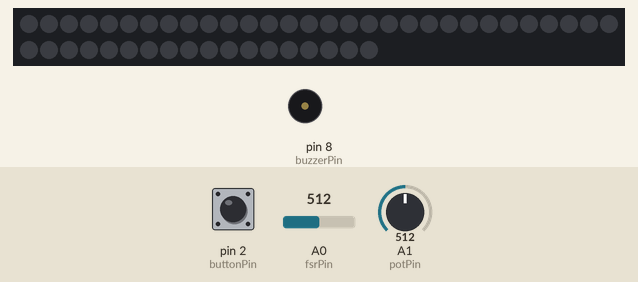
Bench run of a sketch on a simulated Arduino Uno, built with avr-gcc and run on an emulated ATmega328P. Shown: 48 RGB LEDs in strip order, left to right, continuing on the next row, buzzer (waves = sounding). The inputs (shaded band) are chosen by the test bench; at power-on: pin 2 (buttonPin) HIGH, A0 (fsrPin) = 512, A1 (potPin) = 512. Dim RGB values are drawn brighter than linear; the audio player accepts every command and is not drawn; what the sketch prints to the serial monitor is not drawn.

Above: at 3.7 s.
3.8 s: pin 2 (buttonPin) pulled LOW for 0.15 s
At 4.52 s:
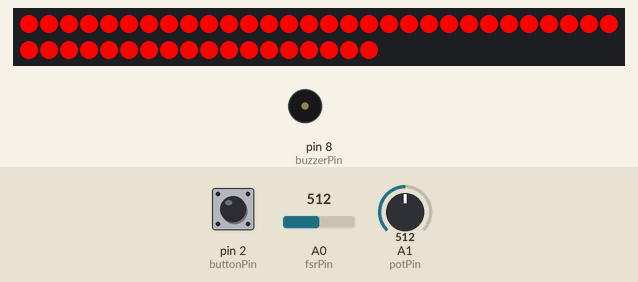
5.6 s: A0 (fsrPin) set to 318
7.1 s: A0 (fsrPin) set to 290
At 9.1 s:
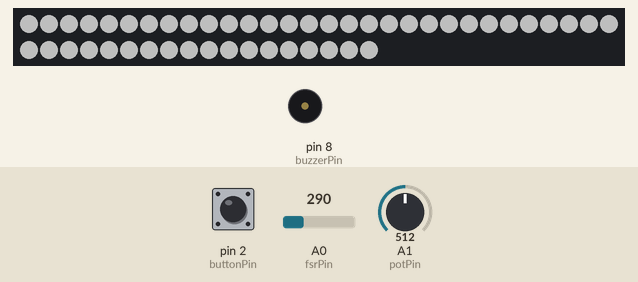
10.1 s: A0 (fsrPin) set to 306
At 10.65 s:
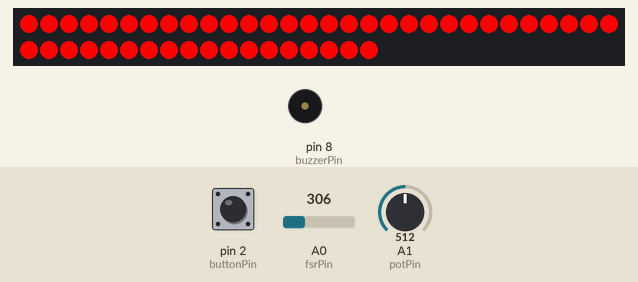
13.1 s: pin 2 (buttonPin) pulled LOW for 1 s
At 13.9 s:
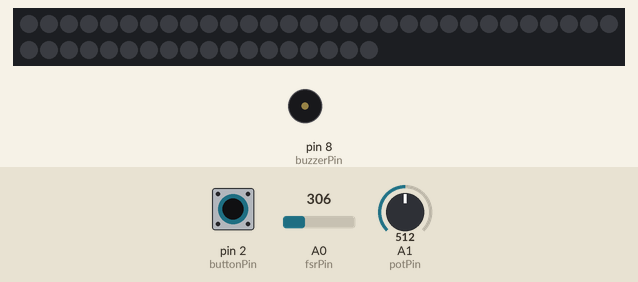
Timing chart, 0 to 16.1 s (numbered marks = the images above; inputs shaded):
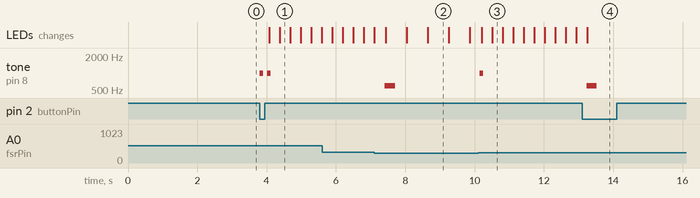

Measured:
- the behaviour switches between 301 and 300 on A0 (fsrPin) (found by bisection; images 1 and 2)
- after the input at 3.8 s, tone on pin 8 (buzzerPin): alternates 1000 Hz for 0.10 s and silent for 0.12 s, 4 changes in all, then stays silent, starting at once; the LEDs: first change after 0.27 s (image 1 shows a later state)
- after the input at 7.1 s, tone on pin 8 (buzzerPin): silent → 600 Hz after 0.31 s, → silent 0.30 s later; the LEDs: change after 0.34 s (image 2)
- after the input at 10.1 s, tone on pin 8 (buzzerPin): silent → 1000 Hz after 0.06 s, → silent 0.10 s later; the LEDs: first change after 0.11 s (image 3 shows a later state)
- after the input at 13.1 s, tone on pin 8 (buzzerPin): silent → 600 Hz after 0.13 s, → silent 0.30 s later; the LEDs: change after 0.15 s (image 4)
- what the display in image 2 shows lasts 0.7 s, from 8.6 s to 9.3 s

The sketch:

focus_dock.ino
```cpp
#include <Adafruit_NeoPixel.h>
#include <SoftwareSerial.h>
#include <DFRobotDFPlayerMini.h>

// ---------------- BLUETOOTH & DFPLAYER ----------------
SoftwareSerial bluetooth(4, 5);   // RX=4 (HC-05 TX), TX=5 (HC-05 RX)
SoftwareSerial dfSerial(10, 11);  // RX, TX for DFPlayer
DFRobotDFPlayerMini player;

// ---------------- LED ----------------
#define LED_PIN 6
#define LED_COUNT 48
Adafruit_NeoPixel strip(LED_COUNT, LED_PIN, NEO_GRB + NEO_KHZ800);

// ---------------- PINS ----------------
int fsrPin = A0;
int potPin = A1;
int buttonPin = 2;
int buzzerPin = 8;

// ---------------- SETTINGS ----------------
int threshold = 300;

// ---------------- STATES ----------------
bool systemOn = false;
bool focusMode = false;
bool lastButtonState = HIGH;
bool readyForNewSession = true;
bool focusFinished = false;

// ---------------- TIMING ----------------
unsigned long focusStartTime = 0;
unsigned long focusDuration = 10000;

void setup() {
  Serial.begin(9600);
  bluetooth.begin(9600);
  dfSerial.begin(9600);

  pinMode(buttonPin, INPUT_PULLUP);
  pinMode(buzzerPin, OUTPUT);

  strip.begin();
  strip.show();

  delay(2000);
  if (!player.begin(dfSerial)) {
    Serial.println("DFPlayer NOT FOUND");
  } else {
    player.volume(25);
  }

  Serial.println("=== TUNU Dock Ready ===");
}

void loop() {
  // -------- SYSTEM BUTTON LOGIC --------
  bool buttonState = digitalRead(buttonPin);
  if (buttonState == LOW && lastButtonState == HIGH) {
    systemOn = !systemOn;
    if (systemOn) {
      beepShort();
      bluetooth.println("SYSTEM_ON");
    } else {
      beepLong();
      focusMode = false;
      focusFinished = false;
      strip.clear();
      strip.show();
      bluetooth.println("SYSTEM_OFF");
    }
    delay(200);
  }
  lastButtonState = buttonState;

  if (!systemOn) return;

  // -------- SENSOR & POTENTIOMETER --------
  int fsrValue = analogRead(fsrPin);
  bool phonePresent = fsrValue > threshold;

  int potValue = analogRead(potPin);

int seconds = ((potValue / 170) + 1) * 10;

if (seconds > 60) seconds = 60;

static int lastSentSeconds = 0;

if (!focusMode && seconds != lastSentSeconds) {
  bluetooth.print("TIME:");
  bluetooth.println(seconds);
  lastSentSeconds = seconds;
}

unsigned long previewDuration = (unsigned long)seconds * 1000;

  // -------- FOCUS LOGIC --------
  if (phonePresent) {

    // 1. START SESSION
    if (!focusMode && readyForNewSession && !focusFinished) {
      focusMode = true;
      readyForNewSession = false;
      focusFinished = false;
      beepShort();
      player.play(3);  // Start Voice
      bluetooth.print("TIME:");
      bluetooth.println(seconds);
      bluetooth.println("START");
      focusStartTime = millis();
      focusDuration = previewDuration;
    }

    // 2. RUNNING SESSION
    if (focusMode && !focusFinished) {
      unsigned long elapsed = millis() - focusStartTime;
      float progress = (float)elapsed / focusDuration;
      progress = constrain(progress, 0, 1);

      // Progress Colors (Red to Green)
      setColor(255 * (1 - progress), 255 * progress, 0);

      // 3. COMPLETE SESSION
      if (elapsed >= focusDuration) {
        bluetooth.println("COMPLETE");
        for (int i = 0; i < 3; i++) {
          tone(buzzerPin, 1000, 200);
          delay(300);
        }
        player.play(1);  // Finish Voice

        focusMode = false;
        focusFinished = true;  // Lock the session
        readyForNewSession = false;
      }
    }

    // Stay green when finished until phone is removed
    if (focusFinished) {
      setColor(0, 255, 0);
    }

  } else {
    // 4. PHONE REMOVED
    readyForNewSession = true;
    focusFinished = false;

    if (focusMode) {
      bluetooth.println("AWAY");
      beepLong();
      player.play(2);  // Warning Voice
      focusMode = false;
    }
    blinkIdle();
  }

  delay(300);
}

// ---------------- UI FUNCTIONS ----------------

void setColor(int r, int g, int b) {
  for (int i = 0; i < LED_COUNT; i++) strip.setPixelColor(i, strip.Color(r, g, b));
  strip.show();
}

void blinkIdle() {
  static unsigned long lastTime = 0;
  static bool on = false;
  if (millis() - lastTime > 500) {
    lastTime = millis();
    on = !on;
    on ? setColor(80, 80, 80) : strip.clear();
    strip.show();
  }
}

void beepShort() {
  tone(buzzerPin, 1000, 100);
}
void beepLong() {
  tone(buzzerPin, 600, 300);
}
```
